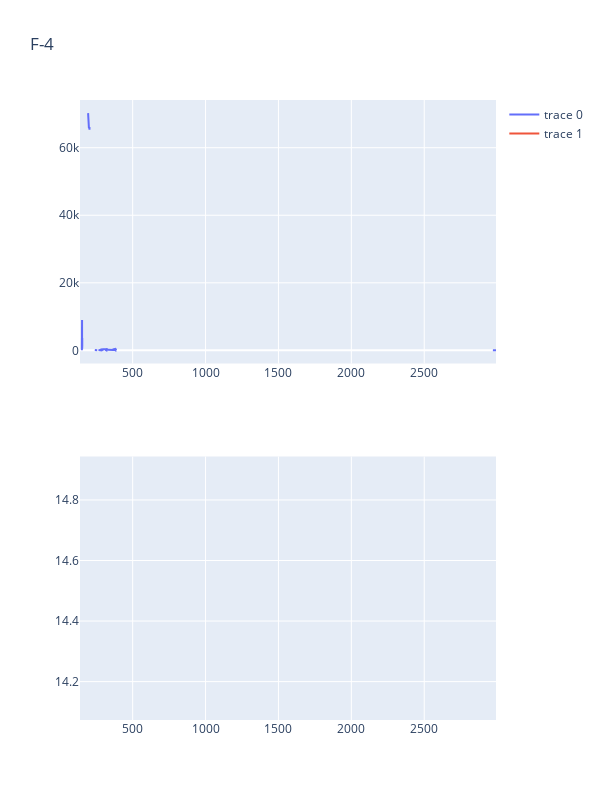

The cell this chart's notebook holds for it:
### Code cell
from plotly.subplots import make_subplots
import plotly.graph_objects as go

fig = make_subplots(rows=2, cols=1)

fig.add_trace(
    go.Scatter(x=drill_df.measured_depth_m, y=drill_df.rate_of_penetration_5ft_avg_mh),
    row=1, col=1
)

fig.add_trace(
    go.Scatter(x=drill_df.measured_depth_m, y=drill_df.mwd_dni_temperature_degc),
    row=2, col=1
)

fig.update_layout(height=800, width=600, title_text=well_name)

### Figure 1 — Plotly figure (JSON) as saved in the notebook; plotly's stock layout.template omitted (floating-point values rounded to 4 significant figures; data arrays with more than 128 entries replaced by an {"elided": "..."} marker saying what was removed)
{"data": [{"type": "scatter", "x": {"elided": "24603 float values"}, "xaxis": "x", "y": {"elided": "24603 float values"}, "yaxis": "y"}, {"type": "scatter", "x": {"elided": "24603 float values"}, "xaxis": "x2", "y": {"elided": "24603 float values"}, "yaxis": "y2"}], "layout": {"height": 800, "title": {"text": "F-4"}, "width": 600, "xaxis": {"anchor": "y", "domain": [0, 1]}, "xaxis2": {"anchor": "y2", "domain": [0, 1]}, "yaxis": {"anchor": "x", "domain": [0.575, 1]}, "yaxis2": {"anchor": "x2", "domain": [0, 0.425]}}}
